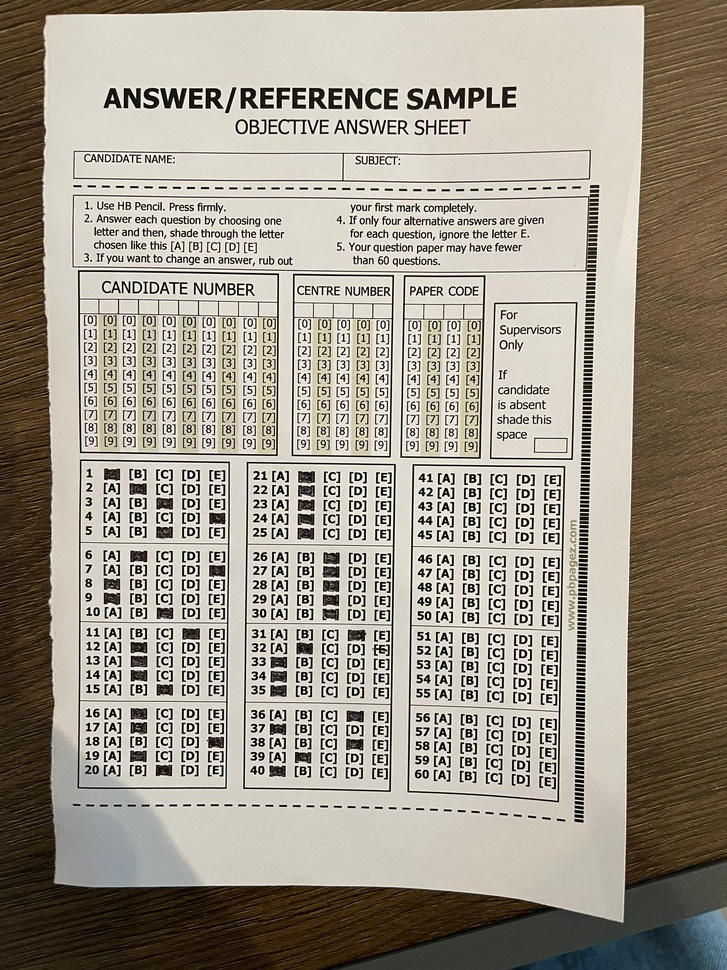
#> input picture images/answer_sheet_one.jpg, 727 x 970 px, shrunk from 1920 x 2560 before the run, found by its file name
$ python sec_main.py
#> lines starting #> are read from the running program, lines starting #| are printed output that depends on the picture; after the words box and inside, x2 and y2 are one past the last pixel; in counts of white or black regions, pixels touching at a corner belong together
### old/tests/process_two.py
import cv2
import numpy as np

def preprocess_image(image_path):
    # Load the scanned image
#> called with image_path = 'images/answer_sheet_one.jpg'
    image = cv2.imread(image_path)
#> image is the input picture: shape (970, 727, 3); mean B, G, R 139.4, 152.1, 159.5
    gray = cv2.cvtColor(image, cv2.COLOR_BGR2GRAY)
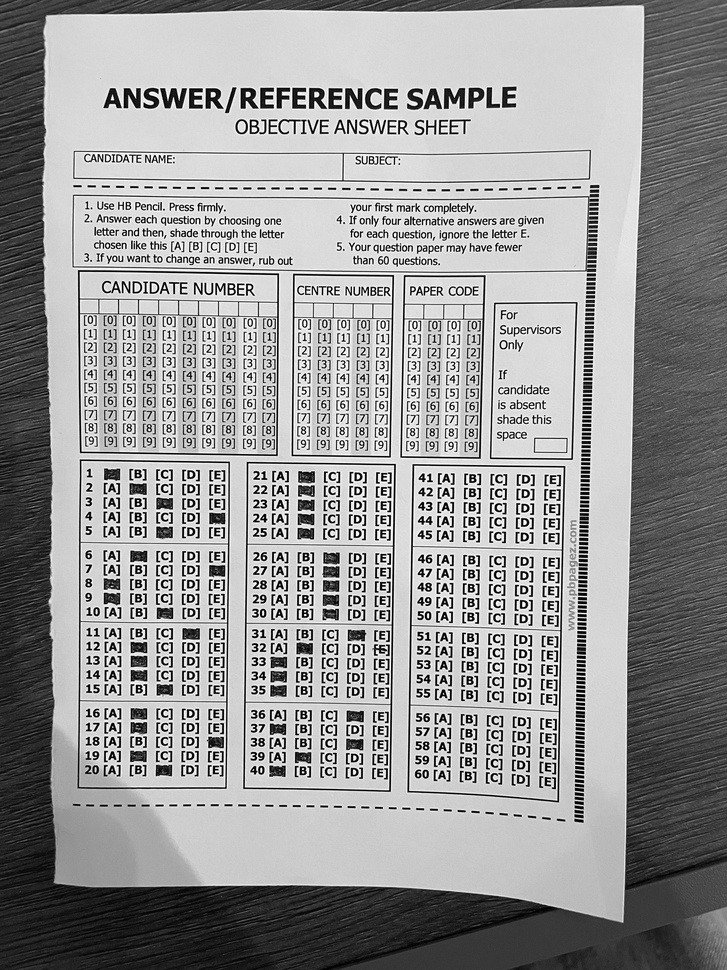
#> gray: shape (970, 727); min 0, max 255, mean 152.9

    # Apply a threshold to get a binary image
    _, thresh = cv2.threshold(gray, 150, 255, cv2.THRESH_BINARY_INV)
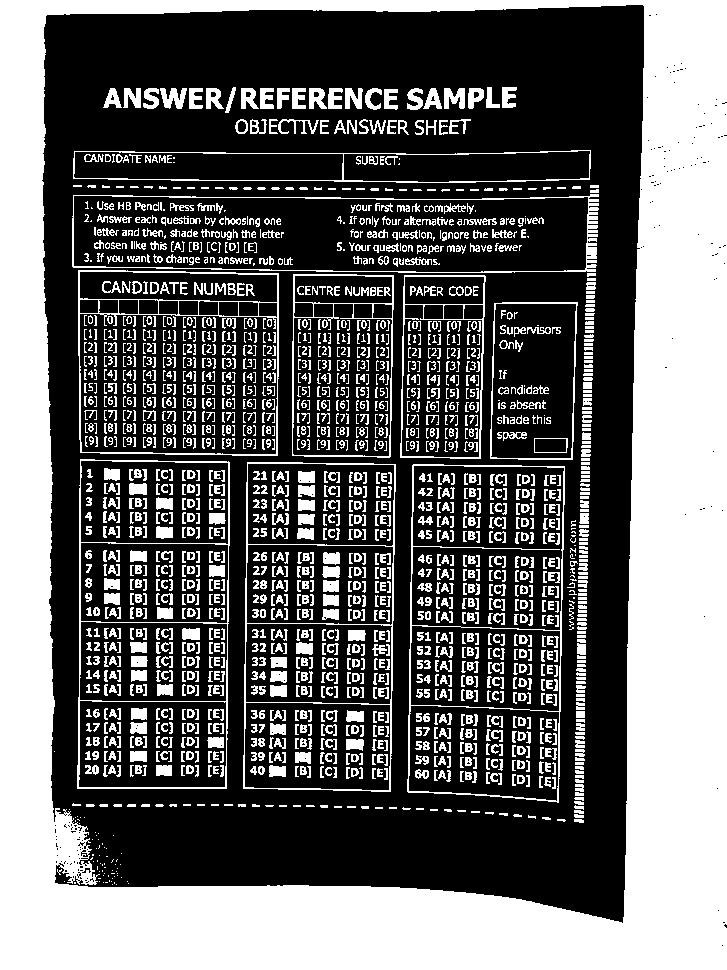
#> thresh: shape (970, 727); 39.7% white; 2000 white regions (409 under 20 px)

    # Find contours
    contours, _ = cv2.findContours(thresh, cv2.RETR_EXTERNAL, cv2.CHAIN_APPROX_SIMPLE)
#> contours = 1 contour; box (x1, y1, x2, y2) and area: (0, 0, 727, 970) 703478

    # Assuming the largest contour is the answer sheet
    contours = sorted(contours, key=cv2.contourArea, reverse=True)
    answer_sheet_contour = contours[0]
#> answer_sheet_contour = contour of 18 points, box (x1, y1, x2, y2) (0, 0, 727, 970), area 703478

    # Approximate the contour to get a rectangle
    epsilon = 0.02 * cv2.arcLength(answer_sheet_contour, True)
#> epsilon = 68.04
    approx = cv2.approxPolyDP(answer_sheet_contour, epsilon, True)
#> approx = [[0, 0], [0, 969], [726, 969], [726, 0]]

    if len(approx) == 4:
        pts = approx.reshape(4, 2)
#> pts = [[0, 0], [0, 969], [726, 969], [726, 0]]
        rect = np.zeros((4, 2), dtype="float32")

        # Order points in clockwise order: top-left, top-right, bottom-right, bottom-left
        s = pts.sum(axis=1)
#> s = [0, 969, 1695, 726]
        rect[0] = pts[np.argmin(s)]
        rect[2] = pts[np.argmax(s)]

        diff = np.diff(pts, axis=1)
#> diff = [0, 969, 243, -726]
        rect[1] = pts[np.argmin(diff)]
        rect[3] = pts[np.argmax(diff)]

        (tl, tr, br, bl) = rect

        # Compute the width and height of the new image
        widthA = np.sqrt(((br[0] - bl[0]) ** 2) + ((br[1] - bl[1]) ** 2))
        widthB = np.sqrt(((tr[0] - tl[0]) ** 2) + ((tr[1] - tl[1]) ** 2))
        maxWidth = max(int(widthA), int(widthB))

        heightA = np.sqrt(((tr[0] - br[0]) ** 2) + ((tr[1] - br[1]) ** 2))
        heightB = np.sqrt(((tl[0] - bl[0]) ** 2) + ((tl[1] - bl[1]) ** 2))
        maxHeight = max(int(heightA), int(heightB))

        # Destination points for the perspective transform
        dst = np.array([[0, 0], [maxWidth - 1, 0], [maxWidth - 1, maxHeight - 1], [0, maxHeight - 1]], dtype="float32")

        # Compute the perspective transform matrix and apply it
        M = cv2.getPerspectiveTransform(rect, dst)
        warped = cv2.warpPerspective(image, M, (maxWidth, maxHeight))
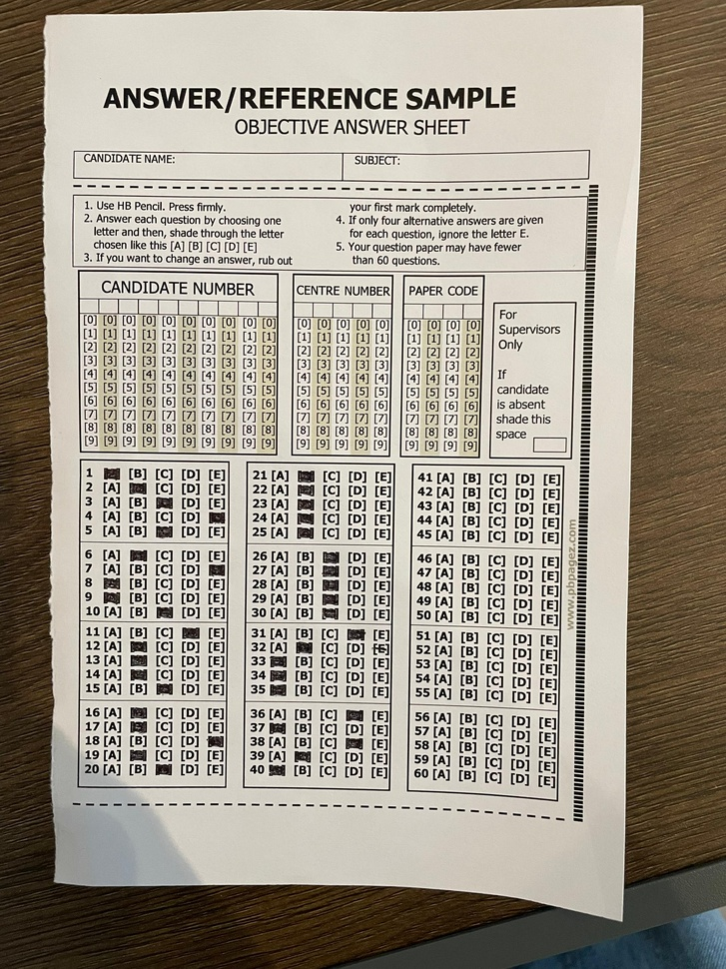
#> warped: shape (969, 726, 3); mean B, G, R 139.4, 152.1, 159.5

        # Convert the warped image to grayscale and binarize it
        gray_warped = cv2.cvtColor(warped, cv2.COLOR_BGR2GRAY)
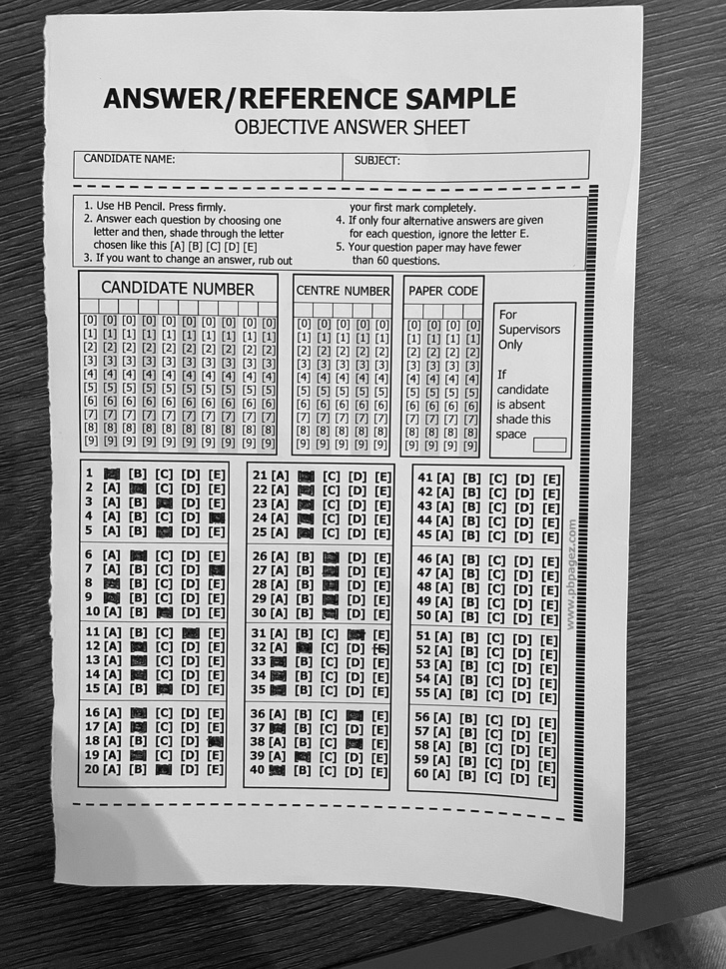
#> gray_warped: shape (969, 726); min 0, max 254, mean 152.9
        _, binary_warped = cv2.threshold(gray_warped, 150, 255, cv2.THRESH_BINARY_INV)
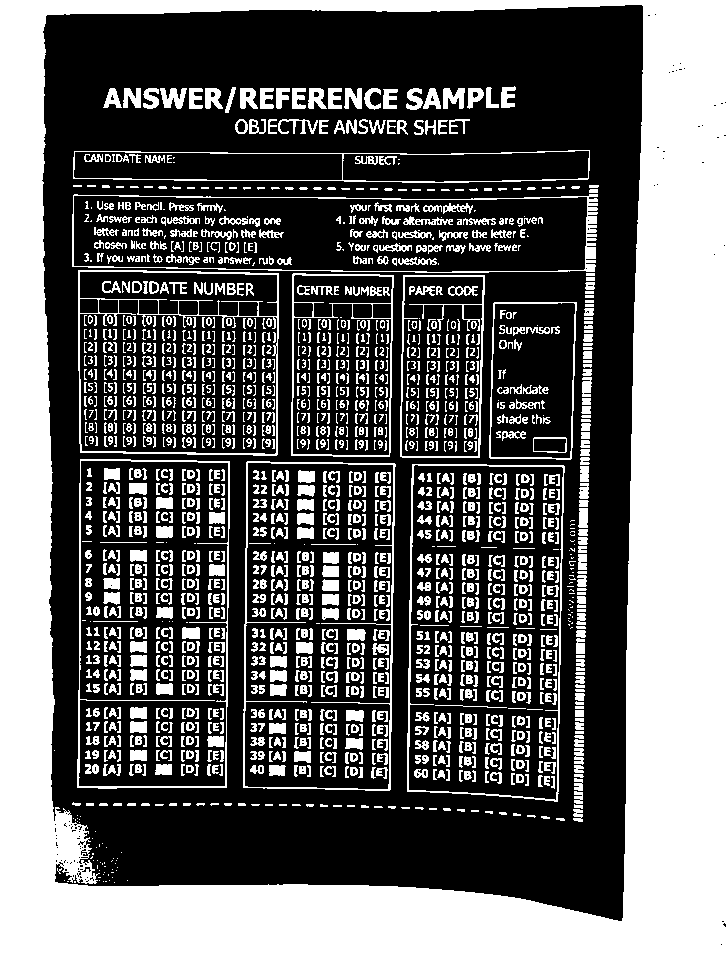
#> binary_warped: shape (969, 726); 40.3% white; 1915 white regions (386 under 20 px), largest, box (x1, y1, x2, y2) and area: (0, 0, 726, 969) 192060, (78, 270, 279, 456) 2251, (243, 461, 396, 791) 2180

        return binary_warped
    else:
        print("Could not find the document edges. Ensure the exam sheet is fully visible in the image.")
        return None

### old/tests/sec_main.py
import cv2
import numpy as np
import matplotlib.pyplot as plt
from process_two import *

def process_answers(binary_image, answer_key, fill_threshold=1000):
#> called with fill_threshold = 1000
    height, width = binary_image.shape
#> height = 969; width = 726
    row_height = height // 60  # Assuming 60 questions
#> row_height = 16
    col_width = width // 5  # Assuming 5 options per question
#> col_width = 145

    detected_answers = []
    for question_num in range(60):  # Loop through each question
        row_start = question_num * row_height
        row = binary_image[row_start:row_start + row_height, :]

        question_answers = []
        for i in range(5):
            col_start = i * col_width
            col = row[:, col_start:col_start + col_width]
            total = cv2.countNonZero(col)

            if total > fill_threshold:  # Adjust this threshold as needed
                question_answers.append(chr(65 + i))  # Convert index to letter

        if not question_answers:
            detected_answers.append("Unanswered")
        else:
            detected_answers.append(question_answers[0])  # Assume only one answer can be marked
#> after the loop, detected_answers = 60 items, first 6: 'A', 'E', 'E', 'E', 'E', 'E'

    print("Detected Answers:", detected_answers)
#> (printed output is left out)

    # Compare with answer key and handle unanswered questions
    score = 0
    for i in range(len(detected_answers)):
        if detected_answers[i] != "Unanswered" and detected_answers[i] == answer_key.get(i + 1):
            score += 1
#> this loop made 60 passes
#> after the loop, score = 14

    print("Score:", score)
#| Score: 14
    return detected_answers, score

# Example usage
image_path = 'images/answer_sheet_one.jpg'
answer_key = {1: 'A', 2: 'B', 3: 'C', 4: 'D', 5: 'E',
              6: 'A', 7: 'B', 8: 'C', 9: 'D', 10: 'E',
              11: 'A', 12: 'B', 13: 'C', 14: 'D', 15: 'E',
              16: 'A', 17: 'B', 18: 'C', 19: 'D', 20: 'E',
              21: 'A', 22: 'B', 23: 'C', 24: 'D', 25: 'E',
              26: 'A', 27: 'B', 28: 'C', 29: 'D', 30: 'E',
              31: 'A', 32: 'B', 33: 'C', 34: 'D', 35: 'E',
              36: 'A', 37: 'B', 38: 'C', 39: 'D', 40: 'E',
              41: 'A', 42: 'B', 43: 'C', 44: 'D', 45: 'E',
              46: 'A', 47: 'B', 48: 'C', 49: 'D', 50: 'E',
              51: 'A', 52: 'B', 53: 'C', 54: 'D', 55: 'E',
              56: 'A', 57: 'B', 58: 'C', 59: 'D', 60: 'E'}

processed_image = preprocess_image(image_path)

# Display the processed image
if processed_image is not None:
    cv2.imshow('Processed Image', processed_image)
    cv2.waitKey(0)
    cv2.destroyAllWindows()

    # Process answers and calculate the score
    detected_answers, score = process_answers(processed_image, answer_key, fill_threshold=1000)
#> detected_answers = 60 items, first 6: 'A', 'E', 'E', 'E', 'E', 'E'; score = 14
